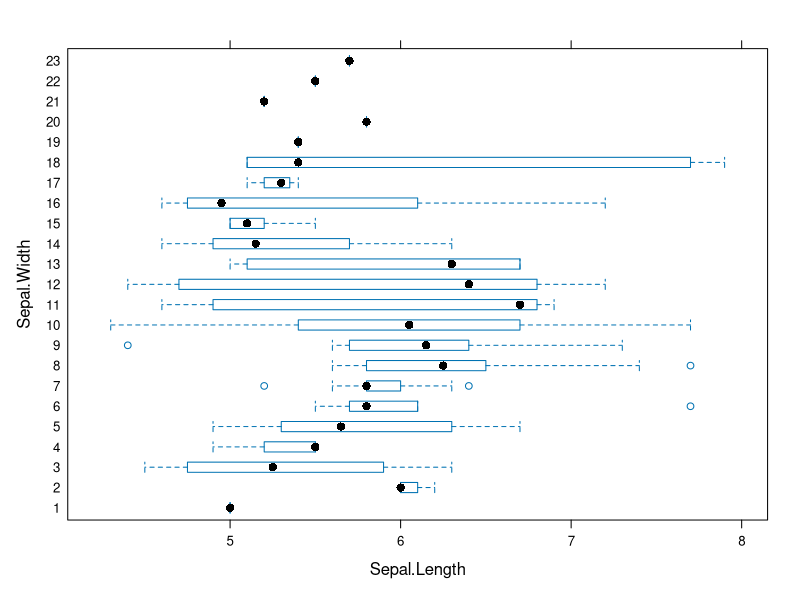

R code for this plot:
library(lattice)

data("iris")
head(iris)

input <- iris[,c('Sepal.Length','Sepal.Width','Petal.Length','Petal.Width','Species')]

bwplot(Sepal.Width ~ Sepal.Length,
      data = input,
      auto.key = TRUE)
